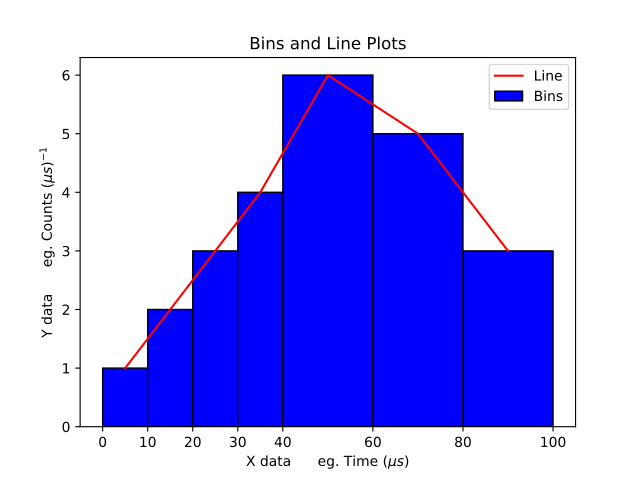

Source code (Python):
import numpy as np
import matplotlib.pyplot as plt

neutrons_detected_at = np.array([5,11,15,22,23,25,35,36,37,
                                     38,43,45,49,50,55,58,62,64,
                                     74,76,78,80,85,90])
counts_per_bin=(1,2,3,4,6,5,3)
bin_edges = np.array([0,10,20,30,40,60,80,100])

number_of_bins = len(bin_edges)-1
bin_centres = np.zeros(number_of_bins)

for i in range(number_of_bins):
    bin_centres[i] = (bin_edges[i+1] + bin_edges[i])/2

plt.hist(neutrons_detected_at, bins=bin_edges, align='mid', color='b', edgecolor='black',density = False, label='Bins')
plt.plot(bin_centres,counts_per_bin,color='red', label = 'Line')


# Add axis labels
plt.xlabel("X data      eg. Time ($\mu s$)")
plt.ylabel("Y data      eg. Counts ($\mu s$)$^{-1}$")
plt.title("Bins and Line Plots")
plt.xticks(bin_edges)
plt.legend()
plt.show()
